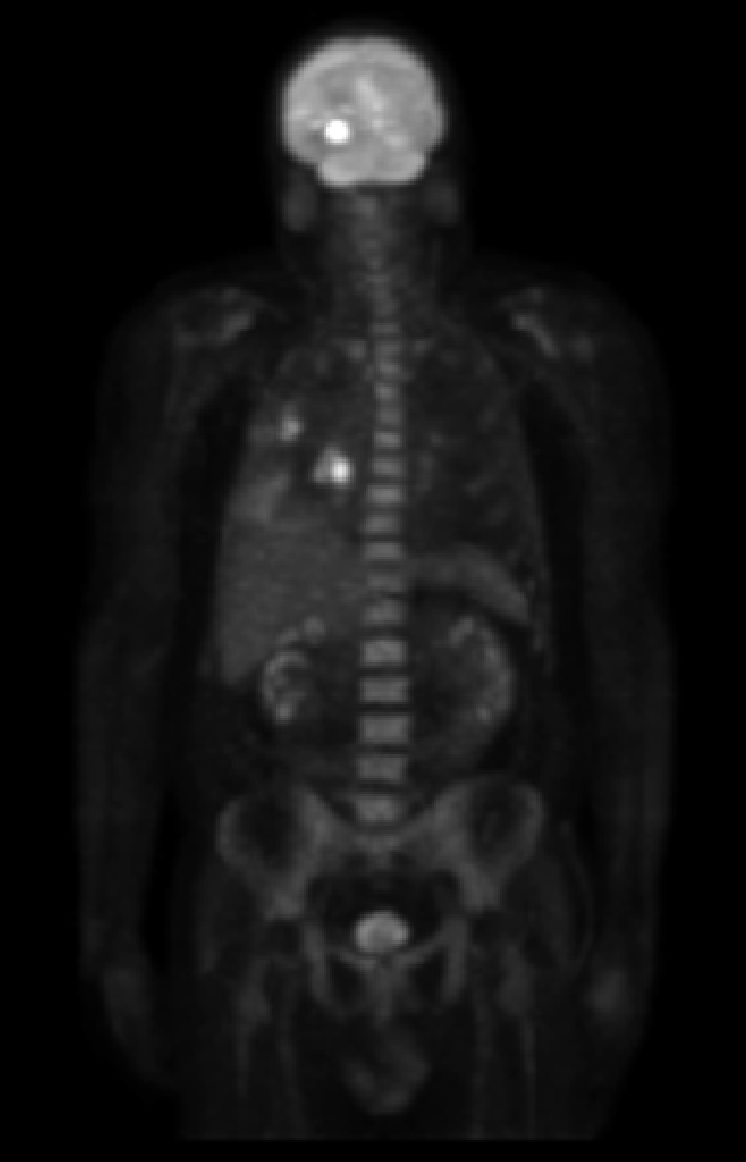
#> input picture DEP_C4/Fig0462(a)(PET_image).tif, 746 x 1162 px, found by its file name
$ python homomorphic_filtering.py
#> lines starting #> are read from the running program, lines starting #| are printed output that depends on the picture
### DEP_C4/utilities.py
import numpy as np
import cv2


# [19 lines left out: function rearrange_frequency_spectrum, not called in this run]


def center_frequency(array):
    for i in range(array.shape[0]):
        for j in range(array.shape[1]):
            array[i, j] *= np.power(-1, i + j)

    return array


# [8 lines left out: function get_fourier_transform, not called in this run]


def get_magnitude(array):
    magnitude = np.sqrt(np.square(array[:, :, 0]) + np.square(array[:, :, 1]))
    return magnitude


def get_phase_angel(array):
    phase_angel = np.arctan2(array[:, :, 0], array[:, :, 1])
    return phase_angel


# [30 lines left out: functions merge_mag_phase, creat_ideal_lowpass_filter, creat_gaussian_lowpass_filter_frequency, not called in this run]

### DEP_C4/homomorphic_filtering.py
import numpy as np
import matplotlib.pyplot as plt
import cv2
import utilities


# MARK: the image

img = cv2.imread('/Users/ariazare/Projects/Python/DEP_C4/Fig0462(a)(PET_image).tif')
#> img is the input picture: shape (1162, 746, 3); min 0, max 255, mean 19.4
img = cv2.cvtColor(img, cv2.COLOR_RGB2GRAY)
#> img: shape (1162, 746)

img_padded = np.zeros((img.shape[0] * 2, img.shape[1] * 2), 'float32')
img_padded[:img.shape[0], :img.shape[1]] = img
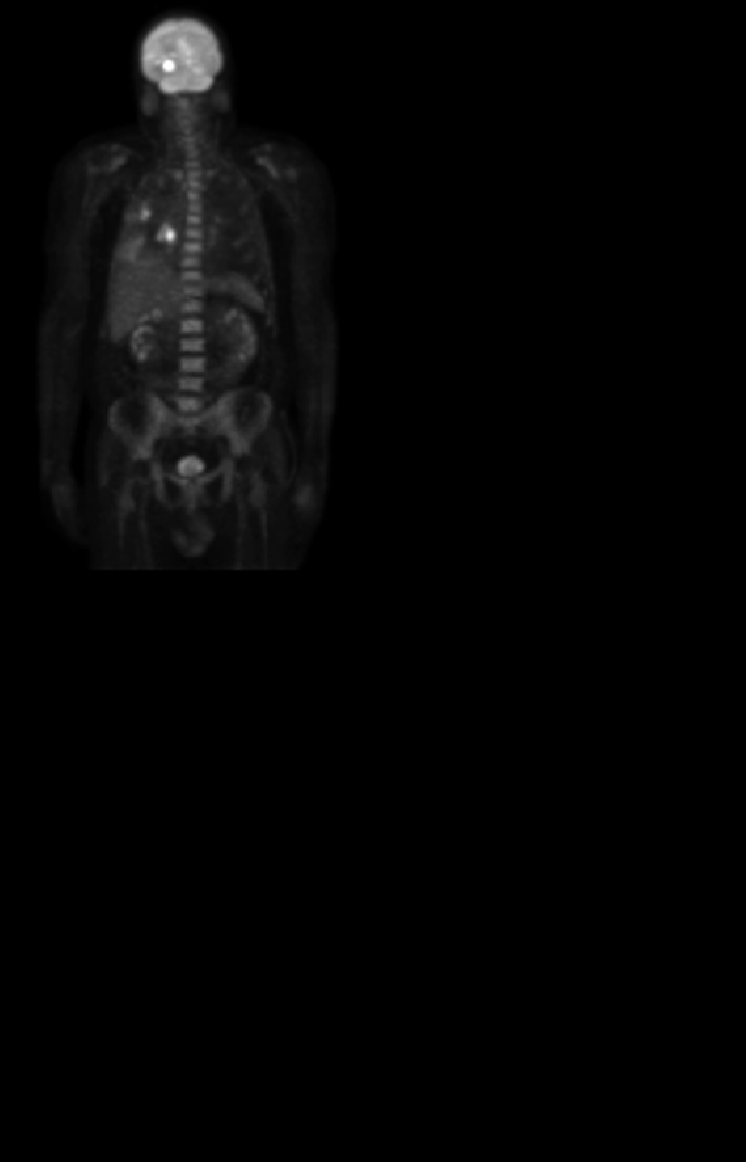
#> img_padded: shape (2324, 1492) float32 (shown at 1/2 size); min 0, max 255, mean 4.8

img_padded = utilities.center_frequency(img_padded)
#> after the loop in center_frequency, `for i in range(array.shape[0]):`:
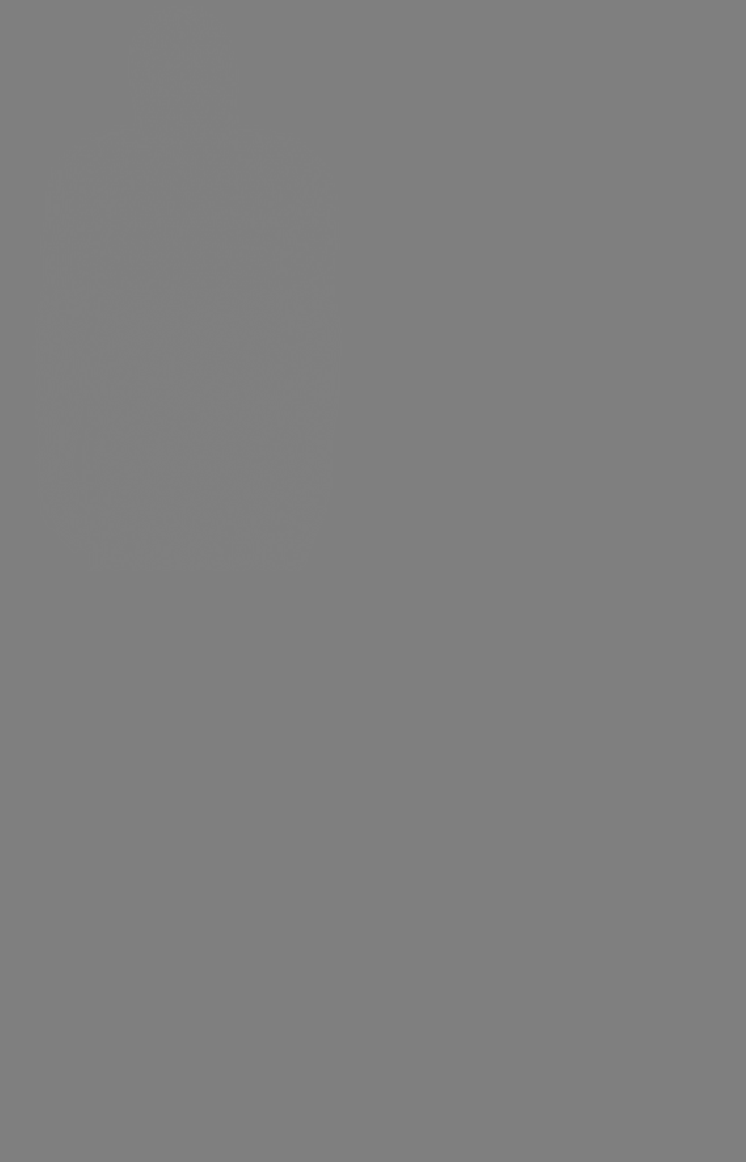
#> array: shape (2324, 1492) float32 (shown at 1/2 size); min -255, max 255, mean 0; drawn with min black and max white

complex_img = [img_padded, np.zeros(img_padded.shape, 'float32')]
complex_img = cv2.merge(complex_img)
cv2.dft(complex_img, complex_img)


# MARK: the filter


def creat_homomorphic_filter(full_shape, yh, yl, c, radius):
#> called with full_shape = (2324, 1492), yh = 1, yl = 0, c = 5, radius = 20
    homomorphic_filter = np.zeros(full_shape, 'float32')
    filter_p, filter_q = homomorphic_filter.shape[0], homomorphic_filter.shape[1]
    half_p = filter_p // 2
    half_q = filter_q // 2
    for i in range(filter_p):
        for j in range(filter_q):
            homomorphic_filter[i, j] =\
                (yh - yl) * (1 - np.exp(-c * (np.square(i - half_p) + np.square(j - half_q)) / np.square(radius))) + yl
    return homomorphic_filter


# homomorphic_filter = creat_homomorphic_filter(img_padded.shape, 3.0, 0.4, 5, 20)
homomorphic_filter = creat_homomorphic_filter(img_padded.shape, 1.0, 0, 5, 20)
plt.imshow(homomorphic_filter, 'Greys_r')
plt.show()
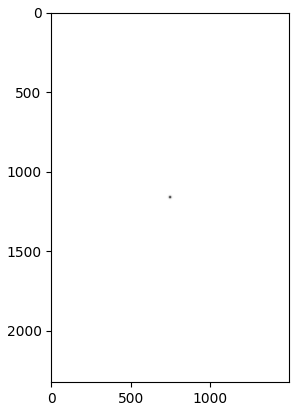
#> figure drawn by matplotlib, 1 panel
plt.plot(homomorphic_filter)
plt.show()
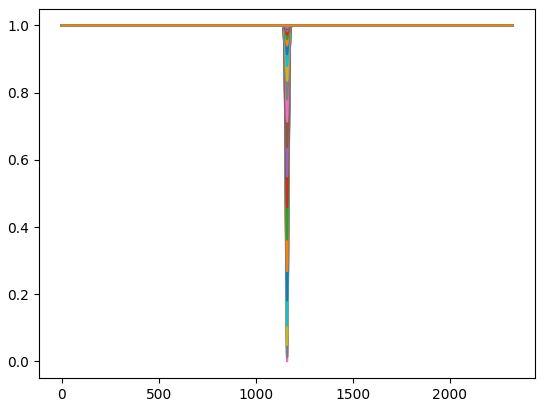
#> figure drawn by matplotlib, 1 panel
homomorphic_filter = [homomorphic_filter, homomorphic_filter]
homomorphic_filter = cv2.merge(homomorphic_filter)


# MARK: filtering

filtered_image = complex_img * homomorphic_filter
cv2.idft(filtered_image, filtered_image)
filtered_image = filtered_image[:img.shape[0], :img.shape[1], 0]
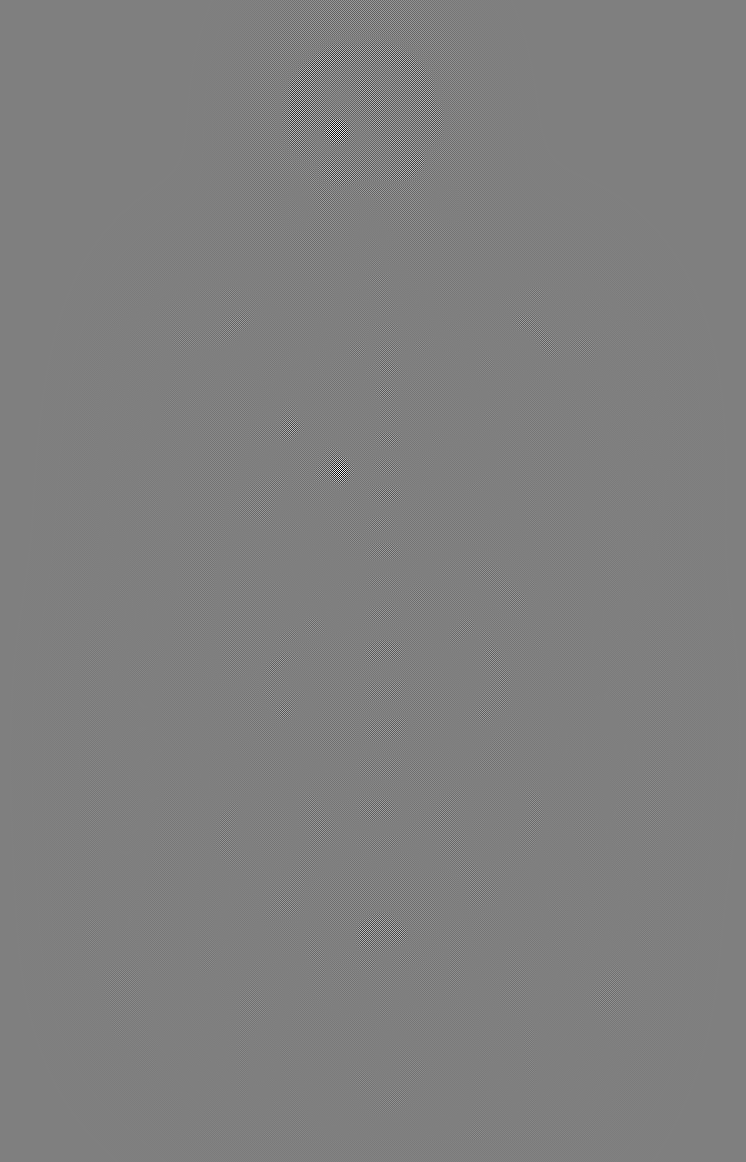
#> filtered_image: shape (1162, 746) float32; min -603868288, max 603639168, mean 0; drawn with min black and max white
filtered_image = utilities.center_frequency(filtered_image)
#> after the loop in center_frequency (call 2), `for i in range(array.shape[0]):`:
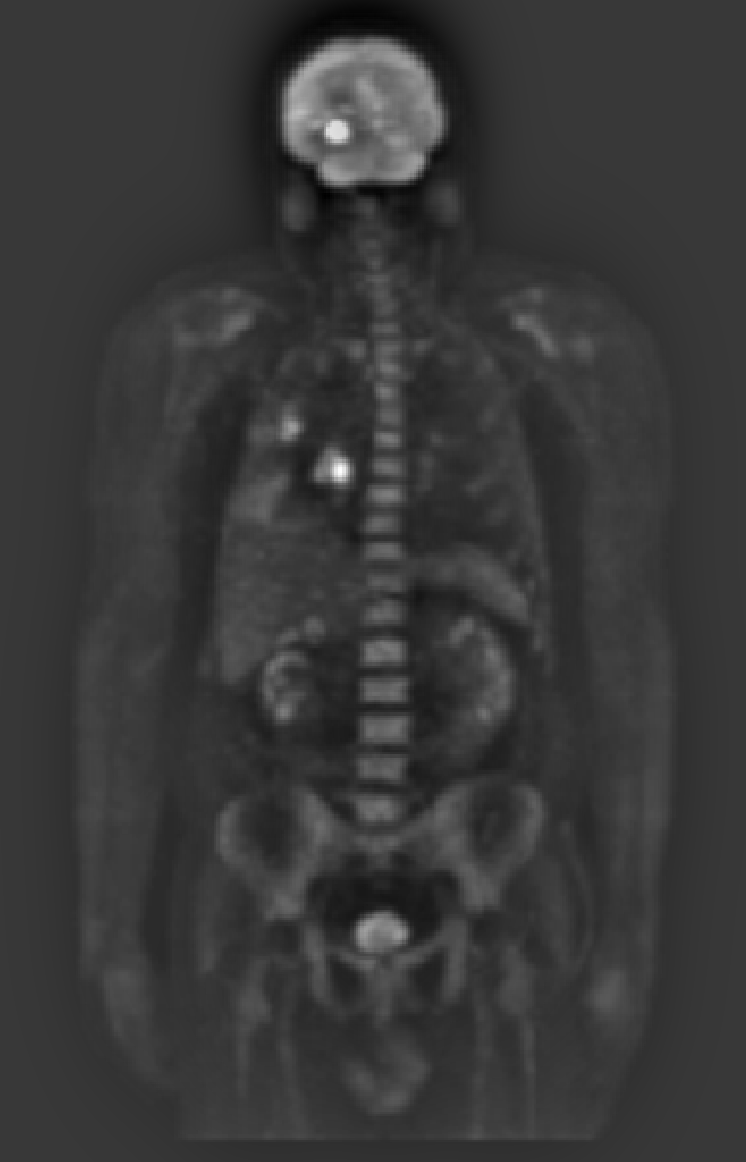
#> array: shape (1162, 746) float32; min -171447776, max 603868288, mean 1064105.5; drawn with min black and max white
plt.imshow(filtered_image, 'Greys_r')
plt.show()
plt.imshow(img, 'Greys_r')
plt.show()
